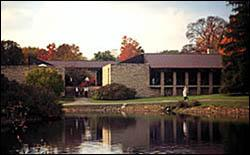
#> input picture opencv/exercises/12/dataset/1.jpg, 250 x 155 px, found by its file name
$ python test_canny_time.py
#> lines starting #> are read from the running program, lines starting #| are printed output that depends on the picture
### opencv/canny.py
import numpy as np
import matplotlib.pyplot as plt
import cv2 as cv

OUTPUT_FOLDER_NAME = 'canny_output'


def canny(img, t1, t2):
    """Detect edges with the Canny edge detector
    :param img: numpy.ndarray: the input grayscale image
    :param t1: float: threshold 1
    :param t2: float: threshold 2
    """
#> called with t1 = 20, t2 = 80
    # find the gradients in x and y directions
    dx = cv.Sobel(img, cv.CV_32F, 1, 0)
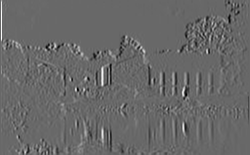
#> dx: shape (155, 250) float32; min -703, max 1007, mean -1; drawn with min black and max white
    dy = cv.Sobel(img, cv.CV_32F, 0, 1)
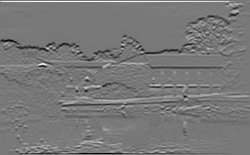
#> dy: shape (155, 250) float32; min -910, max 1008, mean -2.9; drawn with min black and max white
    # magnitudes of gradients and tangents of angles
    mag = np.sqrt(dx * dx + dy * dy)
    tangents = dy / (dx + 1e-6)
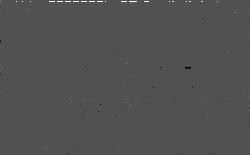
#> tangents: shape (155, 250) float32; min -476000000, max 1.01e+09, mean 1713032.2; drawn with min black and max white

    # draw a mesh about gradients
    plt.contourf(np.flip(mag, 0))
    plt.colorbar()
    plt.savefig(OUTPUT_FOLDER_NAME + '/1_gradient_mesh.png')
    plt.close()

    # Non-maximum suppression
    suppressed_mag = np.copy(mag)
    # only suppress magnitudes not on the borders
    for i in range(1, mag.shape[0] - 1):
        for j in range(1, mag.shape[1] - 1):
            if tangents[i][j] >= 1:
                cot = 1 / tangents[i][j]
                # Interpolate the upper gradient. "Upper" means the direction
                # in which y is increasing.
                mag_upper = mag[i + 1][j] * (1 - cot) + mag[i + 1][j + 1] * cot
                # interpolate the lower gradient
                mag_lower = mag[i - 1][j] * (1 - cot) + mag[i - 1][j - 1] * cot
            elif tangents[i][j] >= 0:
                mag_upper = mag[i][j + 1] * (1 - tangents[i][j]) + mag[i + 1][j + 1] * tangents[i][j]
                mag_lower = mag[i][j - 1] * (1 - tangents[i][j]) + mag[i - 1][j - 1] * tangents[i][j]
            elif tangents[i][j] >= -1:
                mag_upper = mag[i][j - 1] * (1 + tangents[i][j]) - mag[i + 1][j - 1] * tangents[i][j]
                mag_lower = mag[i][j + 1] * (1 + tangents[i][j]) - mag[i - 1][j + 1] * tangents[i][j]
            else:
                cot = 1 / tangents[i][j]
                mag_upper = mag[i + 1][j] * (1 + cot) - mag[i + 1][j - 1] * cot
                mag_lower = mag[i - 1][j] * (1 + cot) - mag[i - 1][j + 1] * cot

            # intensity at (i, j) is not greater than its neighbors
            if mag[i][j] <= mag_lower or mag[i][j] <= mag_upper:
                suppressed_mag[i][j] = 0
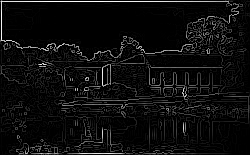
#> suppressed_mag: shape (155, 250) float32; min 0, max 1008, mean 54.4; drawn with min black and max white

    mag = suppressed_mag
    # draw a mesh for magnitudes after suppression
    plt.contourf(np.flip(mag, 0))
    plt.colorbar()
    plt.savefig(OUTPUT_FOLDER_NAME + '/1_gradient_mesh_post_suppression.png')
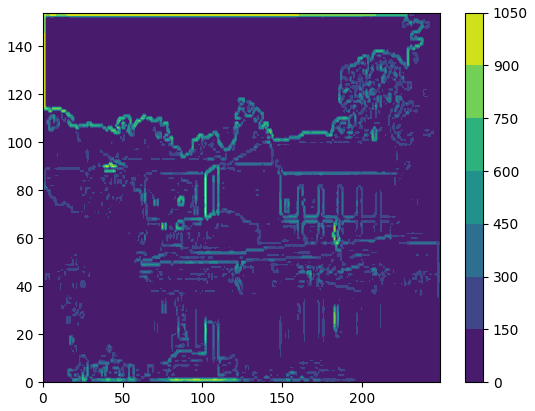
#> figure drawn by matplotlib, 2 panels
    plt.close()

    # init the image for output
    edges = np.zeros(img.shape, np.uint8)
    # double thresholds
    edges[mag >= t2] = 255          # mark strong edges as white in the output
    cv.imwrite(OUTPUT_FOLDER_NAME + '/1_2t.png', edges)
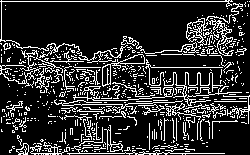
#> saved as 1_2t.png: shape (155, 250); 18.3% white in thin lines or dots

    # index offsets for 8 cases:
    # -1, -1    -1, 0   -1, 1
    # 0, -1     0, 0    0, 1
    # 1, -1     1, 0    1, 1
    OFFSETS = np.array(((-1, -1), (-1, 0), (-1, 1), (0, -1), (0, 1), (1, -1),
                        (1, 0), (1, 1)), np.int8)
    # hysteresis
    for i in range(img.shape[0]):
        for j in range(img.shape[1]):
            if t1 <= mag[i][j] < t2:    # if this is a weak edge
                for offset_i, offset_j in OFFSETS:
                    i_ = i + offset_i
                    j_ = j + offset_j
                    # if the index pair (i_, j_) is within the image border
                    if 0 <= i_ < img.shape[0] and 0 <= j_ < img.shape[1]:
                        if mag[i_][j_] >= t2:
                            edges[i][j] = 255   # mark weak edges
                            break
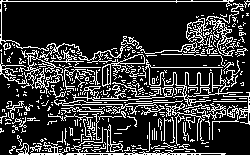
#> edges: shape (155, 250); 20.7% white in thin lines or dots
    return edges


# [4 lines that do not run on import are left out]

### opencv/test_canny_time.py
import timeit

import cv2 as cv

from canny import canny

for i in range(1, 4):
    print(i)
    img = cv.imread('{}.jpg'.format(i), cv.IMREAD_GRAYSCALE)
    print(timeit.timeit('canny(img, 20, 80)', number=100, globals=globals()))
#> (the run stopped early here; a loop or call above may not have finished)
